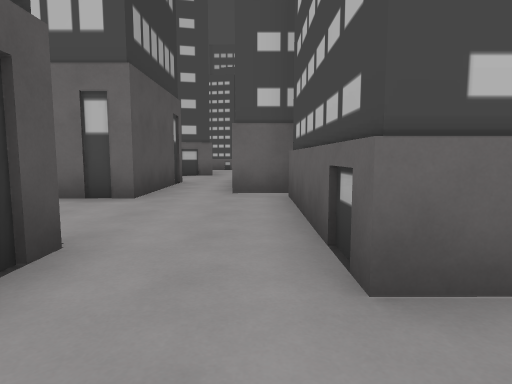
[1] (above)

24 first-person views from a walk through a level from a Godot 3-D game. The camera is 1.3 m above the floor, tilts 6° down and sees 75° across. The floor is counted in squares, 2 m on a side. Each view is taken from the middle of a square. On the plan, view 1 faces up. The plan holds only what a view shows up to about 10 squares ahead; the rest is blank. The place goes on beyond the plan. Some surface patterns are stand-ins.

[2]
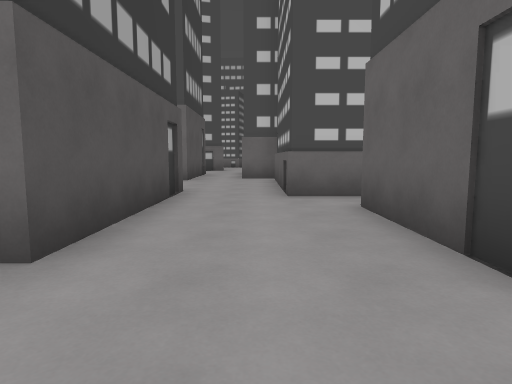

[3]
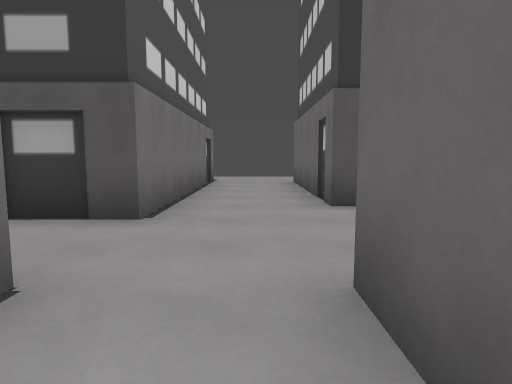

[4]
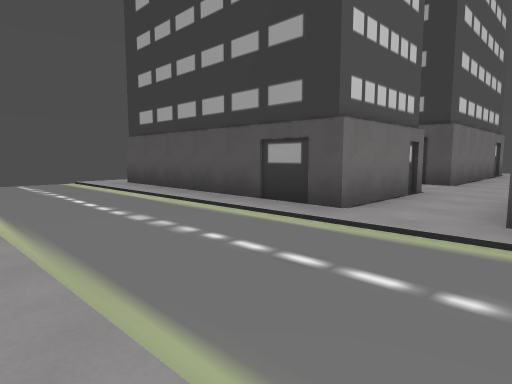

[5]
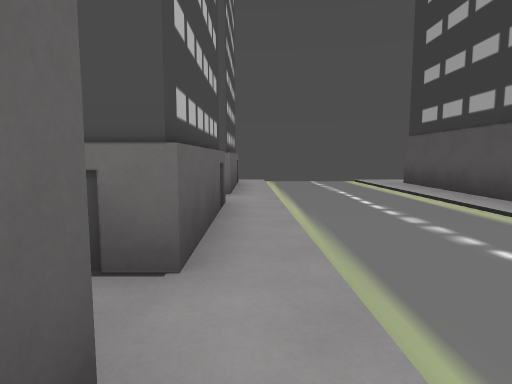

[6]
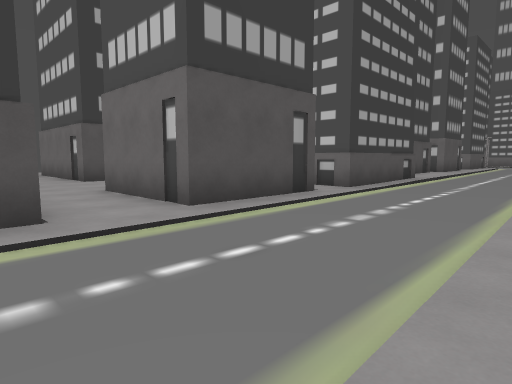

[7]
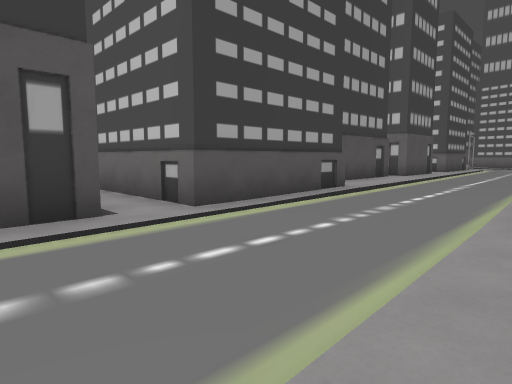

[8]
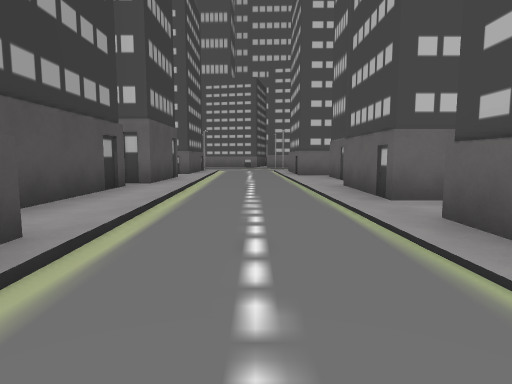

[9]
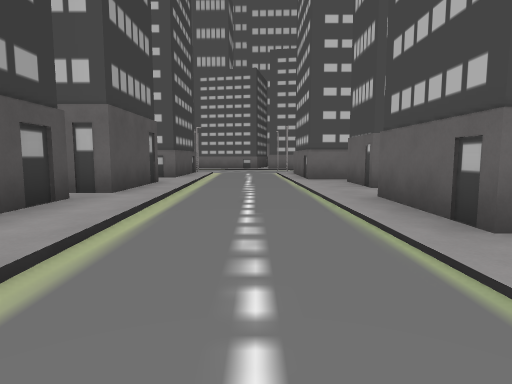

[10]
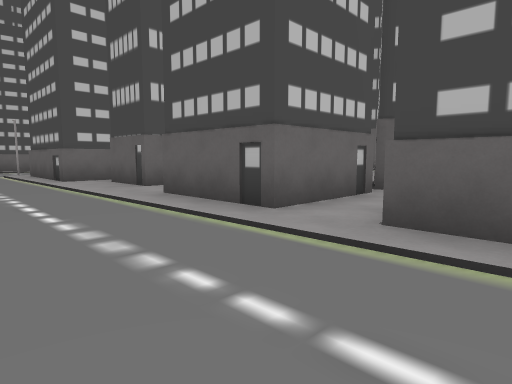

[11]
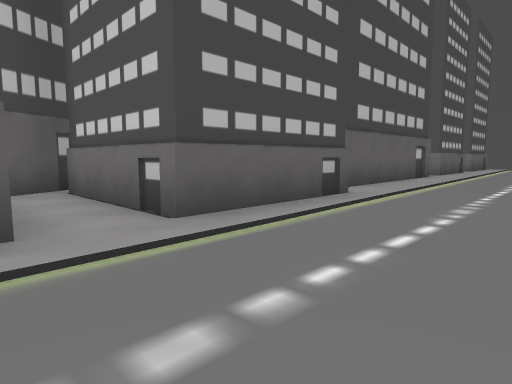

[12]
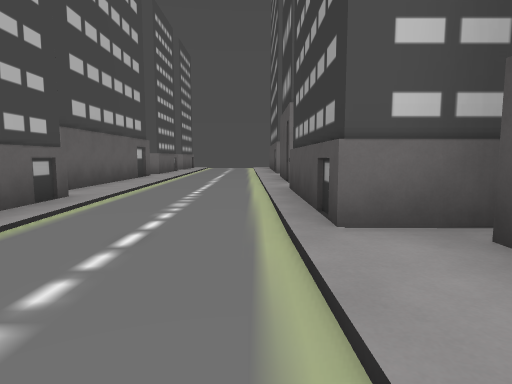

[13]
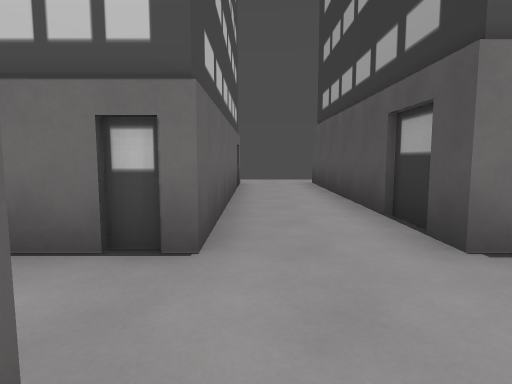

[14]
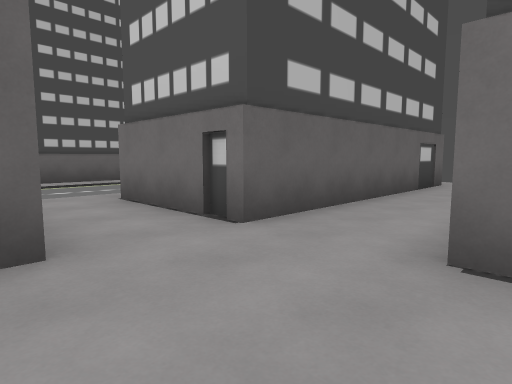

[15]
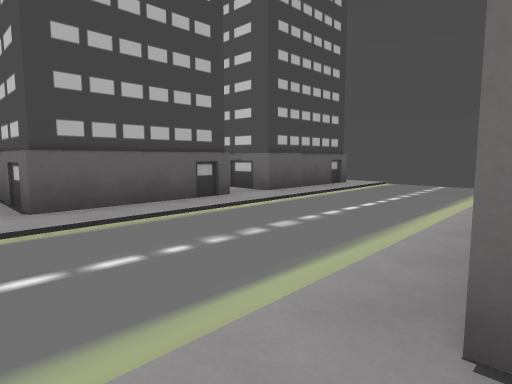

[16]
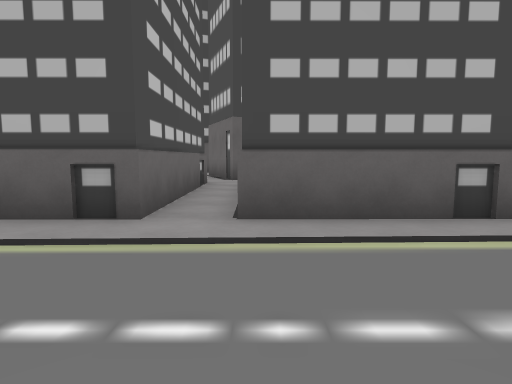

[17]
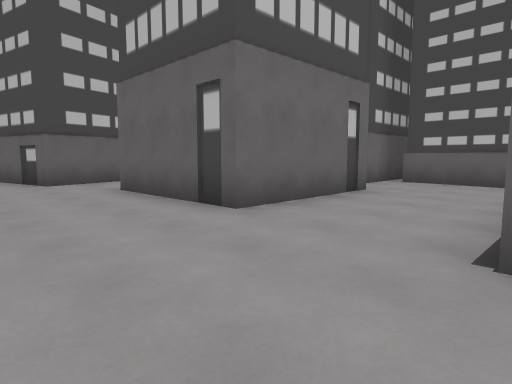

[18]
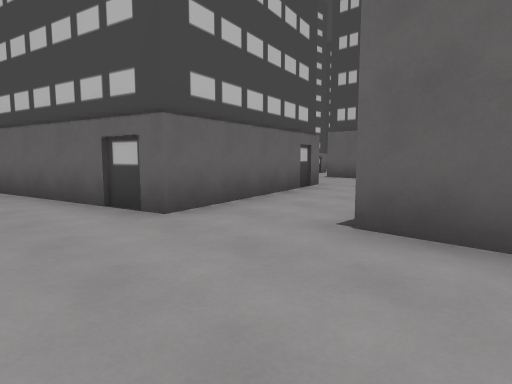

[19]
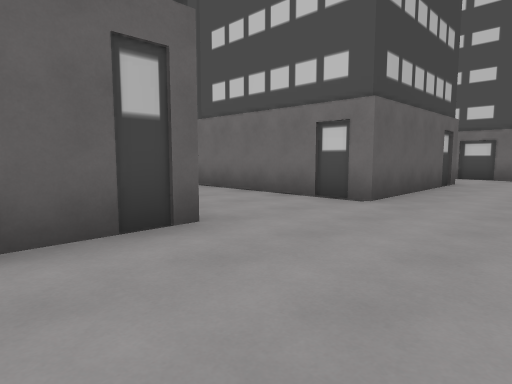

[20]
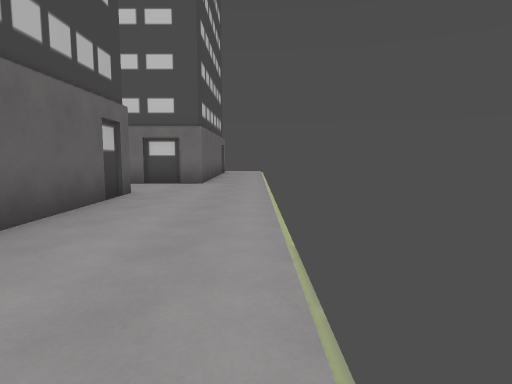

[21]
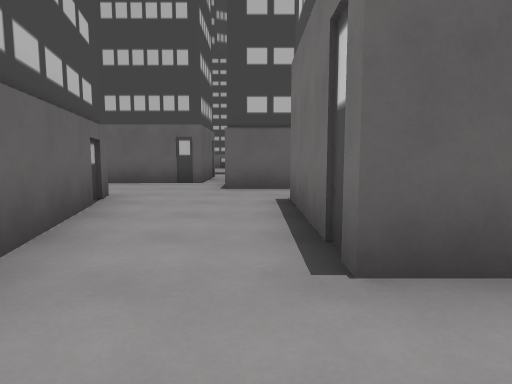

[22]
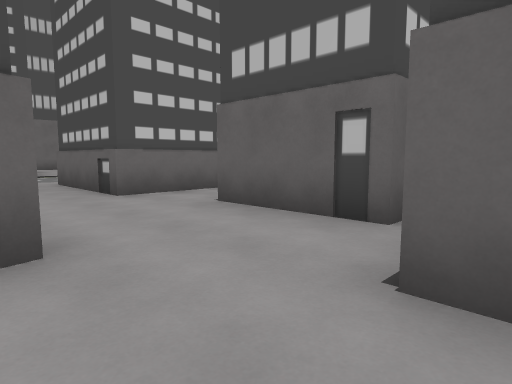

[23]
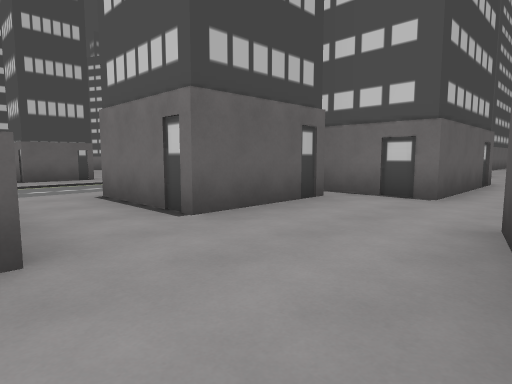

[24]
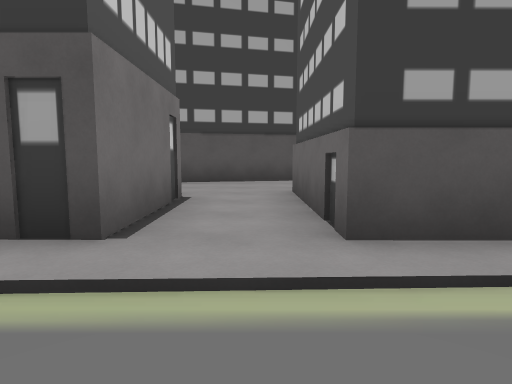

### Floor plan
Points are (right, up) in squares from view 1. A wall is a line through its corners. A room is listed if a view was taken in it or the views show most of it. See-through windows are left out.
Room 1 (views 1, 2, 13, 14)
walls: (1.4, -2.5) (1.4, 0.5); (-5.5, -4.2) (-0.4, -4.2) (-0.4, -10.5); (1.4, -10.5) (1.4, -4.2); (1.5, 1.5) (0.5, 1.5) (0.5, 2.5); (-1.4, 2.3) (-1.4, -2) (-5.7, -2)
ways out: opening at (2, -3) to room 2; opening at (2, 1) to room 2; opening at (-5, -3) to room 3; opening at (-0.5, 2) to room 3
Room 2 (views 3, 4, 5, 6, 7, 8, 9, 10, 11, 12, 15, 16, 24)
walls: (7.9, 2.9) (7.8, 6.3) (11.2, 6.3); (4.3, 0.5) (4.3, -2.5) (1.4, -2.5); (3, 5.3) (4.2, 5.3) (4.2, 1.5) (1.5, 1.5); (8.4, -2.8) (8.4, 2.2); (11.8, 6) (10.8, 7.9); (10.4, 7.6) (7.8, 7.6) (7.8, 10.2); (1.4, -4.2) (4.3, -4.2) (4.3, -10.5); (3.4, 9.7) (3.4, 5.7); (8.4, -6.8) (8.4, -3.8); (0.6, 9.6) (1.6, 9.6); (8.4, 11.5) (8.3, 13.2); (1.1, 12.9) (3.7, 12.9) (3.7, 10.3) (1.1, 10.3); (7.4, 14) (7.4, 15.5); (8.5, -10.8) (8.4, -7.8); (3.7, 15.5) (3.7, 14.6) (1.5, 14.6)
ways out: opening at (2, -3) to room 1; opening at (2, 1) to room 1; opening at (1, 10) to room 3; opening at (2, 14) to room 3; opening at (7, 11); gap at (9, -8); gap at (9, -4)
Room 3 (views 17, 18, 19, 20, 21, 22, 23)
walls: (-5.3, 5.1) (-5.3, 8.5) (-1.9, 8.5) (-1.9, 5.1) (-5.3, 5.1); (0.5, 2.5) (0.5, 5.3); (-5.7, -2) (-5.7, 2.3) (-1.4, 2.3); (2, 5.8) (-0.4, 5.8) (-0.4, 9.6) (0.6, 9.6); (1.1, 10.3) (1.1, 12.9); (-6.7, -5.9) (-6.7, -4.2) (-5.5, -4.2); (-2.3, 14.9) (-1.5, 11.4) (-6.1, 10.4) (-7, 14.5); (1.5, 14.6) (0.3, 14.6) (0.3, 15.5)
ways out: opening at (-5, -3) to room 1; opening at (-0.5, 2) to room 1; opening at (1, 10) to room 2; opening at (2, 14) to room 2; gap at (1, 5)

Where each view was taken, in squares from view 1:
view 1: 0 up, 0 right, facing up
view 2: 4 down, 0 right, facing up
view 3: 3 down, 3 right, facing left
view 4: 2 down, 8 right, facing down-left
view 5: 2 down, 8 right, facing down
view 6: 5 down, 8 right, facing up-left
view 7: 1 down, 8 right, facing up-left
view 8: 3 up, 6 right, facing up
view 9: 5 up, 6 right, facing up
view 10: 5 up, 5 right, facing up-right
view 11: 8 up, 5 right, facing down-right
view 12: 8 up, 5 right, facing down
view 13: 2 down, 1 right, facing down
view 14: 2 down, 1 left, facing down-right
view 15: 3 down, 4 right, facing down-right
view 16: 8 down, 5 right, facing right
view 17: 2 up, 8 left, facing up-right
view 18: 7 up, 8 left, facing up-right
view 19: 7 up, 8 left, facing down-right
view 20: 4 up, 8 left, facing down
view 21: 9 up, 7 left, facing right
view 22: 9 up, 2 left, facing up-right
view 23: 15 up, 2 left, facing down-right
view 24: 14 up, 6 right, facing left
